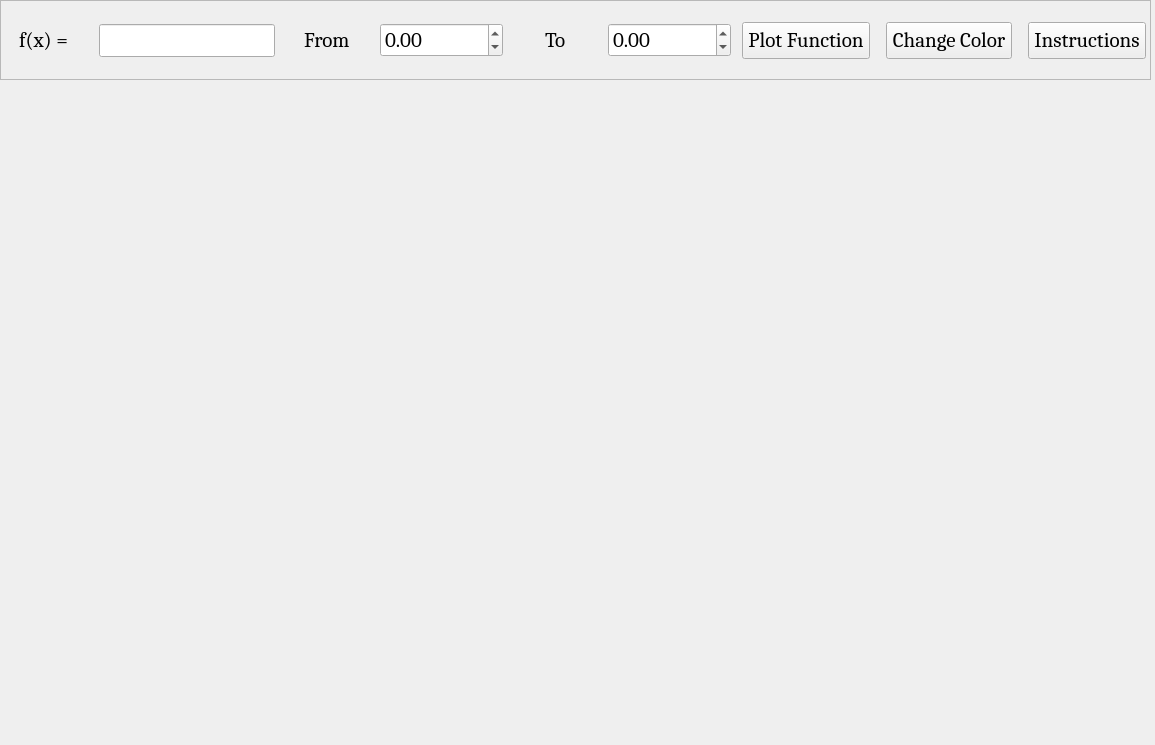
<?xml version="1.0" encoding="UTF-8"?>
<ui version="4.0">
 <class>MainWindow</class>
 <widget class="QMainWindow" name="MainWindow">
  <property name="geometry">
   <rect>
    <x>0</x>
    <y>0</y>
    <width>1155</width>
    <height>745</height>
   </rect>
  </property>
  <property name="windowTitle">
   <string>MainWindow</string>
  </property>
  <widget class="QWidget" name="centralwidget">
   <widget class="QWidget" name="verticalLayoutWidget">
    <property name="geometry">
     <rect>
      <x>0</x>
      <y>0</y>
      <width>1151</width>
      <height>788</height>
     </rect>
    </property>
    <layout class="QVBoxLayout" name="verticalLayout">
     <property name="spacing">
      <number>0</number>
     </property>
     <item alignment="Qt::AlignTop">
      <widget class="QFrame" name="frame">
       <property name="enabled">
        <bool>true</bool>
       </property>
       <property name="minimumSize">
        <size>
         <width>0</width>
         <height>80</height>
        </size>
       </property>
       <property name="styleSheet">
        <string notr="true"/>
       </property>
       <property name="frameShape">
        <enum>QFrame::StyledPanel</enum>
       </property>
       <property name="frameShadow">
        <enum>QFrame::Sunken</enum>
       </property>
       <widget class="QWidget" name="horizontalLayoutWidget">
        <property name="geometry">
         <rect>
          <x>0</x>
          <y>0</y>
          <width>1151</width>
          <height>81</height>
         </rect>
        </property>
        <layout class="QHBoxLayout" name="horizontalLayout_2">
         <item alignment="Qt::AlignHCenter|Qt::AlignVCenter">
          <widget class="QLabel" name="fXLabel">
           <property name="font">
            <font>
             <family>Cambria</family>
             <pointsize>16</pointsize>
            </font>
           </property>
           <property name="styleSheet">
            <string notr="true"/>
           </property>
           <property name="text">
            <string>f(x) = </string>
           </property>
          </widget>
         </item>
         <item alignment="Qt::AlignHCenter|Qt::AlignVCenter">
          <widget class="QLineEdit" name="functionField">
           <property name="font">
            <font>
             <family>Cambria</family>
             <pointsize>16</pointsize>
            </font>
           </property>
           <property name="styleSheet">
            <string notr="true"/>
           </property>
          </widget>
         </item>
         <item alignment="Qt::AlignHCenter|Qt::AlignVCenter">
          <widget class="QLabel" name="fromLabel">
           <property name="font">
            <font>
             <family>Cambria</family>
             <pointsize>16</pointsize>
            </font>
           </property>
           <property name="styleSheet">
            <string notr="true"/>
           </property>
           <property name="text">
            <string>From</string>
           </property>
          </widget>
         </item>
         <item>
          <widget class="QDoubleSpinBox" name="minimumDoubleSpinBox">
           <property name="font">
            <font>
             <family>Cambria</family>
             <pointsize>16</pointsize>
            </font>
           </property>
           <property name="styleSheet">
            <string notr="true"/>
           </property>
           <property name="locale">
            <locale language="English" country="UnitedStates"/>
           </property>
           <property name="minimum">
            <double>-2147483648.000000000000000</double>
           </property>
           <property name="maximum">
            <double>2147483647.000000000000000</double>
           </property>
          </widget>
         </item>
         <item alignment="Qt::AlignHCenter|Qt::AlignVCenter">
          <widget class="QLabel" name="toLabel">
           <property name="font">
            <font>
             <family>Cambria</family>
             <pointsize>16</pointsize>
            </font>
           </property>
           <property name="styleSheet">
            <string notr="true"/>
           </property>
           <property name="text">
            <string>To</string>
           </property>
          </widget>
         </item>
         <item>
          <widget class="QDoubleSpinBox" name="maximumDoubleSpinBox">
           <property name="font">
            <font>
             <family>Cambria</family>
             <pointsize>16</pointsize>
            </font>
           </property>
           <property name="styleSheet">
            <string notr="true"/>
           </property>
           <property name="locale">
            <locale language="English" country="UnitedStates"/>
           </property>
           <property name="minimum">
            <double>-2147483648.000000000000000</double>
           </property>
           <property name="maximum">
            <double>2147483647.000000000000000</double>
           </property>
          </widget>
         </item>
         <item alignment="Qt::AlignHCenter|Qt::AlignVCenter">
          <widget class="QPushButton" name="plotButton">
           <property name="font">
            <font>
             <family>Cambria</family>
             <pointsize>16</pointsize>
            </font>
           </property>
           <property name="styleSheet">
            <string notr="true">padding:5;
margin:5</string>
           </property>
           <property name="text">
            <string>Plot Function</string>
           </property>
          </widget>
         </item>
         <item>
          <widget class="QPushButton" name="changeColorButton">
           <property name="font">
            <font>
             <family>Cambria</family>
             <pointsize>16</pointsize>
            </font>
           </property>
           <property name="styleSheet">
            <string notr="true">padding:5;
margin:5</string>
           </property>
           <property name="text">
            <string>Change Color</string>
           </property>
          </widget>
         </item>
         <item>
          <widget class="QPushButton" name="instructionsButton">
           <property name="font">
            <font>
             <family>Cambria</family>
             <pointsize>16</pointsize>
            </font>
           </property>
           <property name="styleSheet">
            <string notr="true">padding:5;
margin:5</string>
           </property>
           <property name="text">
            <string>Instructions</string>
           </property>
          </widget>
         </item>
        </layout>
       </widget>
      </widget>
     </item>
     <item>
      <widget class="QWidget" name="plotter" native="true">
       <property name="minimumSize">
        <size>
         <width>0</width>
         <height>700</height>
        </size>
       </property>
      </widget>
     </item>
    </layout>
   </widget>
  </widget>
 </widget>
 <resources/>
 <connections/>
</ui>
